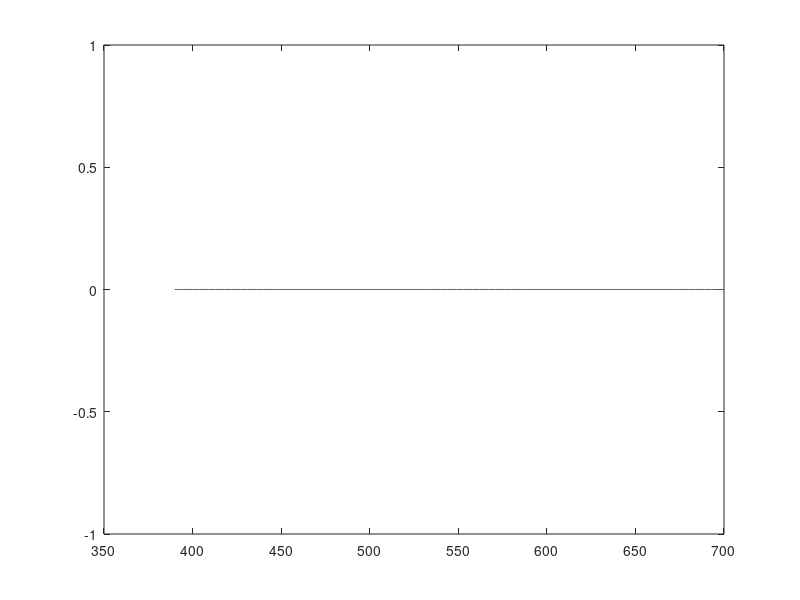

Source code (MATLAB): (Note: this script raises an error after producing the figure.)
clear all,close all ,clc

wave_length_min = 390;
wave_length_max = 700;
wave_length_nr_max = 850;

wave_length_delta = 1;

wave_length_range = wave_length_min:wave_length_delta:wave_length_max;

plot(wave_length_range,wave_length_range*0)

wave_length_blue_start  = 390;
wave_length_blue_end    = 520;
wave_length_blue_range = wave_length_blue_start:wave_length_delta:...
    wave_length_blue_end;
wave_length_blue_distribution_alpha = 5;
wave_length_blue_distribution_beta = 4;

wave_length_blue_data = wave_length_distribution(wave_length_blue_range,...
    wave_length_blue_distribution_alpha,...
    wave_length_blue_distribution_beta);



wave_length_green_start = 480;
wave_length_green_end   = 610;
wave_length_green_range = wave_length_green_start:wave_length_delta:...
    wave_length_green_end;
wave_length_green_distribution_alpha = 3;
wave_length_green_distribution_beta = 3;

wave_length_green_data = wave_length_distribution(...
    wave_length_green_range,...
    wave_length_green_distribution_alpha,...
    wave_length_green_distribution_beta);

wave_length_red_start   = 590;
wave_length_red_end     = 700;
wave_length_red_range   = wave_length_red_start:wave_length_delta:...
    wave_length_red_end;
wave_length_red_distribution_alpha = 4;
wave_length_red_distribution_beta = 5;

wave_length_red_data = wave_length_distribution(...
    wave_length_red_range,...
    wave_length_red_distribution_alpha,...
    wave_length_red_distribution_beta);

wave_length_nr_start   = 680;
wave_length_nr_end     = 1400;
wave_length_nr_range   = wave_length_nr_start:wave_length_delta:...
    wave_length_nr_end;
wave_length_nr_distribution_alpha = 1.5;
wave_length_nr_distribution_beta = 5;

wave_length_nr_data = wave_length_distribution(...
    wave_length_nr_range,...
    wave_length_nr_distribution_alpha,...
    wave_length_nr_distribution_beta);



plot(wave_length_blue_range,wave_length_blue_data,'-.b')
hold on
plot(wave_length_green_range,wave_length_green_data,'-g')
%red_plot =plot(wave_length_red_range,wave_length_red_data,'--r');
%red_plot.Color=[1,0,0,0.1];
nr_plot =plot(wave_length_nr_range,wave_length_nr_data,':');
nr_plot.Color= [0.5,0,0];

axis([wave_length_min, wave_length_nr_max,0,1])
set(gca,'ytick',[])
set(gca,'yticklabel',[])
ylabel('Intensity, $I$','interpreter','latex','fontsize',16)
xlabel('Wavelength, $\lambda\;[nm]$','interpreter','latex','fontsize',16)
title('Intensity ranges for nRGB color channels', 'interpreter','latex',...
    'fontsize',16)
legend({'Blue channel','Green channel',...
    'Near infrared channel'},...
    'interpreter','latex','location','southeast','fontsize',10)
